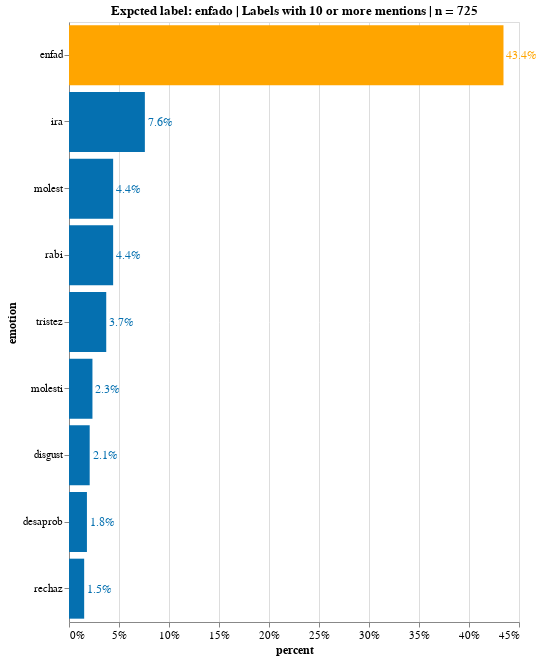

The cell this chart's notebook holds for it:
### Markdown cell above
### Anger

### Code cell
emotion = 'enfado'
emotion_st = 'enfad'
df_emotion = emotion_df_formated(df_emo_answers, emotion) # subset 'emotion' rows
df_emotion_ans = df_emotion.drop(['photo_id', 'ethnicity', 'sex','age', 'label', 'url', 'photoId'], axis=1)
df_stack_emotion = formating_words(df_emotion_ans) # clean up
df_stack_emotion = manual_replace(df_stack_emotion) # fix misspelling
df_stack_emotion['emotion_sb_steamed'] = df_stack_emotion['emotion'].apply(lambda x: snowball.stem(x))#steam
source = count_freq_labels(df_stack_emotion, X='stacked', col='emotion_sb_steamed')
source_10 = source[source['counts'] > 10]

title = 'Expcted label: '+ emotion + ' | Labels with 10 or more mentions | n = '+ source['counts'].sum().astype(str)
X, Y = 'percent:Q', 'emotion:N'
w, h= 450, 600
txs, ls, ts = 12, 11, 12


chart_anger = simple_per_bar(
    source_10, title=title, X=X, Y=Y, \
    width=w, height=h, emotion=emotion_st, \
    text_size = txs, label_size = ls, title_size=ts)
chart_anger.display(renderer='svg')

### Figure 1 — Vega-Lite specification as saved in the notebook (floating-point values rounded to 4 significant figures)
{"config": {"view": {"continuousWidth": 400, "continuousHeight": 300}, "axis": {"labelFontSize": 11, "titleFontSize": 12}}, "layer": [{"mark": "bar", "encoding": {"color": {"condition": {"value": "orange", "test": "(datum.emotion === 'enfad')"}, "value": "#0570b0"}, "x": {"type": "quantitative", "axis": {"format": ".0%"}, "field": "percent"}, "y": {"type": "nominal", "field": "emotion", "sort": "-x"}}, "title": "Expcted label: enfado | Labels with 10 or more mentions | n = 725"}, {"mark": {"type": "text", "align": "left", "baseline": "middle", "dx": 3, "fontSize": 12}, "encoding": {"color": {"condition": {"value": "orange", "test": "(datum.emotion === 'enfad')"}, "value": "#0570b0"}, "text": {"type": "quantitative", "field": "percent", "format": ".1%"}, "x": {"type": "quantitative", "axis": {"format": ".0%"}, "field": "percent"}, "y": {"type": "nominal", "field": "emotion", "sort": "-x"}}, "title": "Expcted label: enfado | Labels with 10 or more mentions | n = 725"}], "data": {"name": "data-338149a0c176006c4e3eeca59b537ae3"}, "height": 600, "width": 450, "$schema": "https://vega.github.io/schema/vega-lite/v4.8.1.json", "datasets": {"data-338149a0c176006c4e3eeca59b537ae3": [{"counts": 315, "emotion": "enfad", "percent": 0.4345}, {"counts": 55, "emotion": "ira", "percent": 0.07586}, {"counts": 32, "emotion": "molest", "percent": 0.04414}, {"counts": 32, "emotion": "rabi", "percent": 0.04414}, {"counts": 27, "emotion": "tristez", "percent": 0.03724}, {"counts": 17, "emotion": "molesti", "percent": 0.02345}, {"counts": 15, "emotion": "disgust", "percent": 0.02069}, {"counts": 13, "emotion": "desaprob", "percent": 0.01793}, {"counts": 11, "emotion": "rechaz", "percent": 0.01517}]}}
